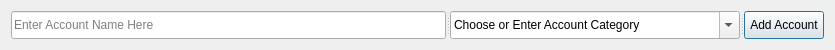
<?xml version="1.0" encoding="UTF-8"?>
<ui version="4.0">
 <class>Dialog</class>
 <widget class="QDialog" name="Dialog">
  <property name="geometry">
   <rect>
    <x>0</x>
    <y>0</y>
    <width>835</width>
    <height>50</height>
   </rect>
  </property>
  <property name="sizePolicy">
   <sizepolicy hsizetype="Preferred" vsizetype="Preferred">
    <horstretch>0</horstretch>
    <verstretch>0</verstretch>
   </sizepolicy>
  </property>
  <property name="windowTitle">
   <string>Add Account Window</string>
  </property>
  <layout class="QVBoxLayout" name="verticalLayout">
   <item>
    <widget class="QSplitter" name="splitter">
     <property name="orientation">
      <enum>Qt::Horizontal</enum>
     </property>
     <widget class="QLineEdit" name="account_name_lineEdit">
      <property name="sizePolicy">
       <sizepolicy hsizetype="Expanding" vsizetype="Fixed">
        <horstretch>1</horstretch>
        <verstretch>0</verstretch>
       </sizepolicy>
      </property>
      <property name="placeholderText">
       <string>Enter Account Name Here</string>
      </property>
     </widget>
     <widget class="QComboBox" name="account_category_comboBox">
      <property name="sizePolicy">
       <sizepolicy hsizetype="Preferred" vsizetype="Fixed">
        <horstretch>1</horstretch>
        <verstretch>0</verstretch>
       </sizepolicy>
      </property>
      <property name="editable">
       <bool>true</bool>
      </property>
      <property name="currentText">
       <string>Choose or Enter Account Category</string>
      </property>
     </widget>
     <widget class="QPushButton" name="add_account_pushButton">
      <property name="text">
       <string>Add Account</string>
      </property>
     </widget>
    </widget>
   </item>
  </layout>
 </widget>
 <resources/>
 <connections/>
</ui>
